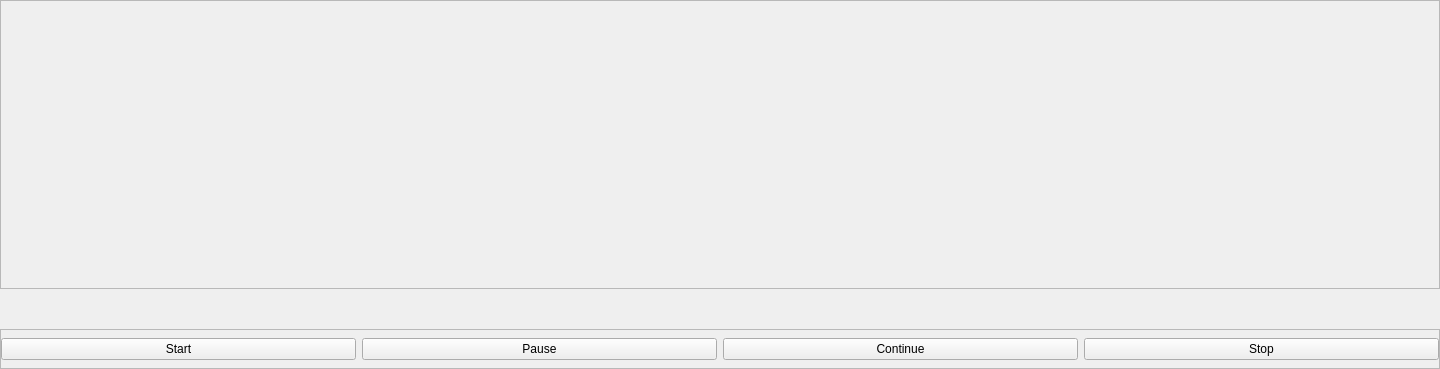
<?xml version="1.0" encoding="UTF-8"?>
<ui version="4.0">
 <class>Form</class>
 <widget class="QWidget" name="Form">
  <property name="geometry">
   <rect>
    <x>0</x>
    <y>0</y>
    <width>1440</width>
    <height>369</height>
   </rect>
  </property>
  <property name="windowTitle">
   <string>Form</string>
  </property>
  <layout class="QVBoxLayout" name="verticalLayout">
   <property name="spacing">
    <number>0</number>
   </property>
   <property name="leftMargin">
    <number>0</number>
   </property>
   <property name="topMargin">
    <number>0</number>
   </property>
   <property name="rightMargin">
    <number>0</number>
   </property>
   <property name="bottomMargin">
    <number>0</number>
   </property>
   <item>
    <widget class="QFrame" name="paramFrame">
     <property name="frameShape">
      <enum>QFrame::StyledPanel</enum>
     </property>
     <property name="frameShadow">
      <enum>QFrame::Raised</enum>
     </property>
    </widget>
   </item>
   <item>
    <widget class="QLabel" name="specLabel">
     <property name="minimumSize">
      <size>
       <width>0</width>
       <height>30</height>
      </size>
     </property>
     <property name="maximumSize">
      <size>
       <width>16777215</width>
       <height>40</height>
      </size>
     </property>
     <property name="text">
      <string/>
     </property>
    </widget>
   </item>
   <item>
    <widget class="QFrame" name="frame">
     <property name="maximumSize">
      <size>
       <width>16777215</width>
       <height>40</height>
      </size>
     </property>
     <property name="frameShape">
      <enum>QFrame::StyledPanel</enum>
     </property>
     <property name="frameShadow">
      <enum>QFrame::Raised</enum>
     </property>
     <layout class="QHBoxLayout" name="horizontalLayout">
      <property name="leftMargin">
       <number>0</number>
      </property>
      <property name="topMargin">
       <number>0</number>
      </property>
      <property name="rightMargin">
       <number>0</number>
      </property>
      <property name="bottomMargin">
       <number>0</number>
      </property>
      <item>
       <widget class="QPushButton" name="startButton">
        <property name="focusPolicy">
         <enum>Qt::ClickFocus</enum>
        </property>
        <property name="text">
         <string>Start</string>
        </property>
       </widget>
      </item>
      <item>
       <widget class="QPushButton" name="pauseButton">
        <property name="focusPolicy">
         <enum>Qt::ClickFocus</enum>
        </property>
        <property name="text">
         <string>Pause</string>
        </property>
       </widget>
      </item>
      <item>
       <widget class="QPushButton" name="continueButton">
        <property name="focusPolicy">
         <enum>Qt::ClickFocus</enum>
        </property>
        <property name="text">
         <string>Continue</string>
        </property>
       </widget>
      </item>
      <item>
       <widget class="QPushButton" name="stopButton">
        <property name="focusPolicy">
         <enum>Qt::ClickFocus</enum>
        </property>
        <property name="text">
         <string>Stop</string>
        </property>
       </widget>
      </item>
     </layout>
    </widget>
   </item>
  </layout>
 </widget>
 <resources/>
 <connections/>
</ui>
